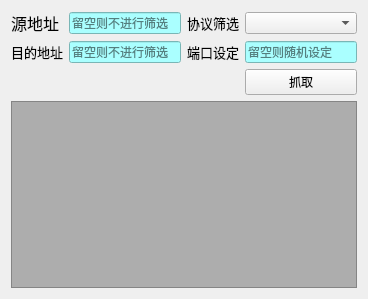
<?xml version="1.0" encoding="UTF-8"?>
<ui version="4.0">
 <class>Form</class>
 <widget class="QWidget" name="Form">
  <property name="geometry">
   <rect>
    <x>0</x>
    <y>0</y>
    <width>368</width>
    <height>299</height>
   </rect>
  </property>
  <property name="windowTitle">
   <string>IPSniffer</string>
  </property>
  <layout class="QGridLayout" name="gridLayout">
   <item row="0" column="0">
    <widget class="QLabel" name="label">
     <property name="font">
      <font>
       <pointsize>12</pointsize>
      </font>
     </property>
     <property name="text">
      <string>源地址</string>
     </property>
    </widget>
   </item>
   <item row="0" column="1">
    <widget class="QLineEdit" name="srcfil">
     <property name="styleSheet">
      <string notr="true">background-color: rgb(170, 255, 255);</string>
     </property>
     <property name="readOnly">
      <bool>false</bool>
     </property>
     <property name="placeholderText">
      <string>留空则不进行筛选</string>
     </property>
    </widget>
   </item>
   <item row="0" column="2">
    <widget class="QLabel" name="label_4">
     <property name="font">
      <font>
       <pointsize>10</pointsize>
      </font>
     </property>
     <property name="text">
      <string>协议筛选</string>
     </property>
    </widget>
   </item>
   <item row="0" column="3">
    <widget class="QComboBox" name="ptcset"/>
   </item>
   <item row="1" column="0">
    <widget class="QLabel" name="label_2">
     <property name="font">
      <font>
       <pointsize>10</pointsize>
      </font>
     </property>
     <property name="text">
      <string>目的地址</string>
     </property>
    </widget>
   </item>
   <item row="1" column="1">
    <widget class="QLineEdit" name="desfil">
     <property name="styleSheet">
      <string notr="true">background-color: rgb(170, 255, 255);</string>
     </property>
     <property name="placeholderText">
      <string>留空则不进行筛选</string>
     </property>
    </widget>
   </item>
   <item row="1" column="2">
    <widget class="QLabel" name="label_3">
     <property name="font">
      <font>
       <pointsize>10</pointsize>
      </font>
     </property>
     <property name="text">
      <string>端口设定</string>
     </property>
    </widget>
   </item>
   <item row="1" column="3">
    <widget class="QLineEdit" name="portset">
     <property name="styleSheet">
      <string notr="true">background-color: rgb(170, 255, 255);</string>
     </property>
     <property name="placeholderText">
      <string>留空则随机设定</string>
     </property>
    </widget>
   </item>
   <item row="2" column="3">
    <widget class="QPushButton" name="startsniff">
     <property name="text">
      <string>抓取</string>
     </property>
     <property name="checkable">
      <bool>true</bool>
     </property>
     <property name="checked">
      <bool>false</bool>
     </property>
    </widget>
   </item>
   <item row="3" column="0" colspan="4">
    <widget class="QPlainTextEdit" name="output">
     <property name="styleSheet">
      <string notr="true">background-color: rgb(0, 255, 255);
background-color: rgb(173, 173, 173);</string>
     </property>
     <property name="readOnly">
      <bool>true</bool>
     </property>
    </widget>
   </item>
  </layout>
 </widget>
 <resources/>
 <connections/>
</ui>
